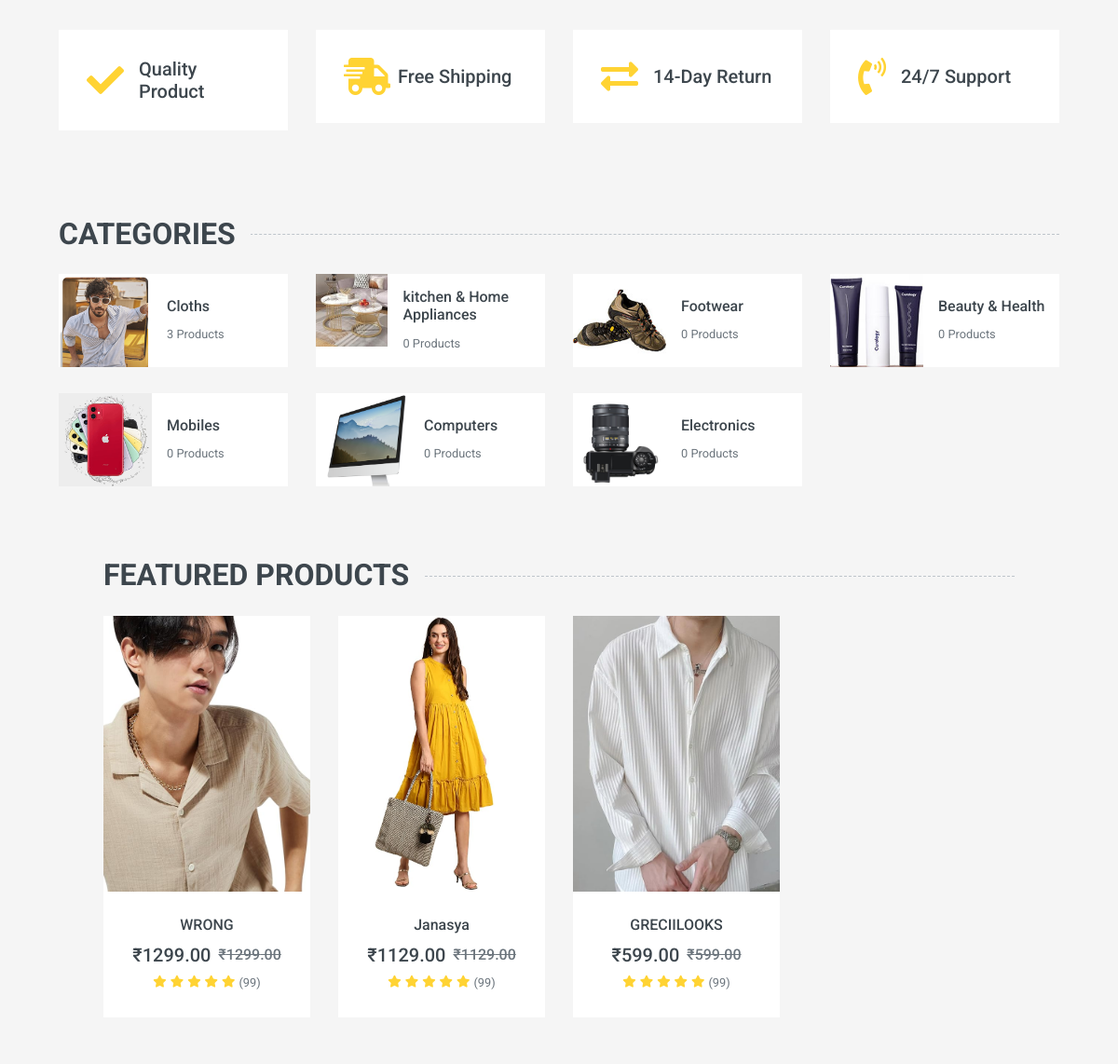
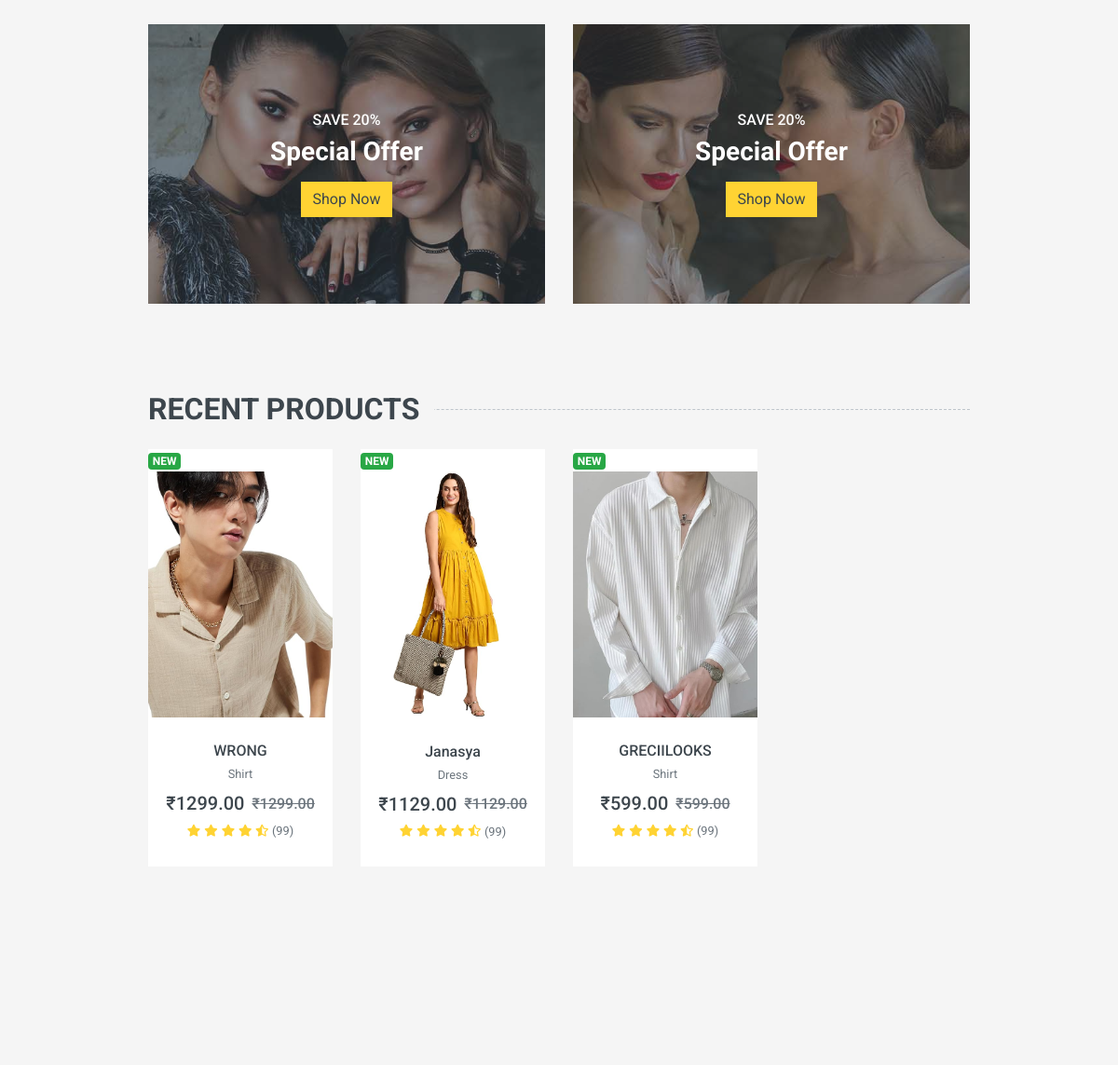
The app's page / (signed in, middle part), older data (2 pictures, top to bottom).
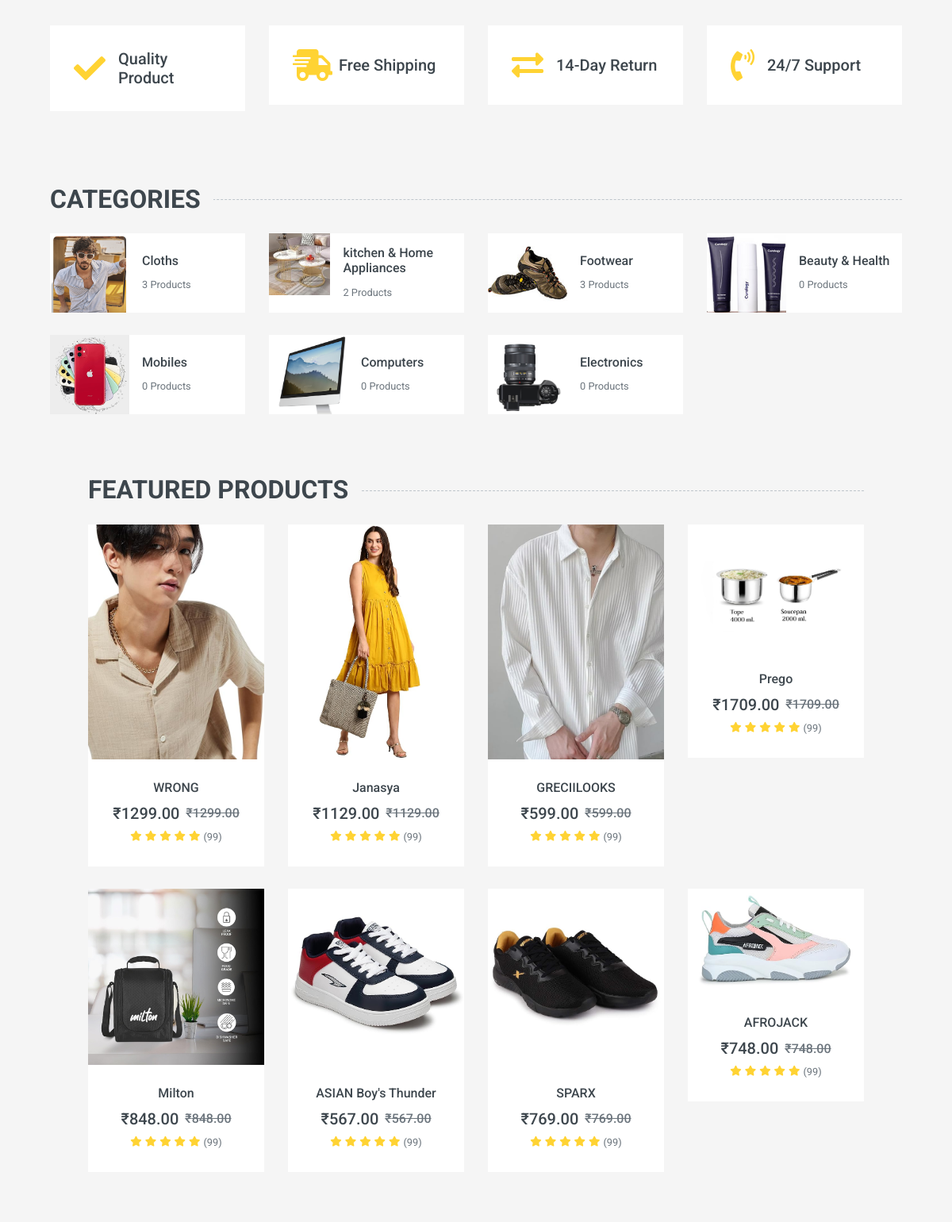
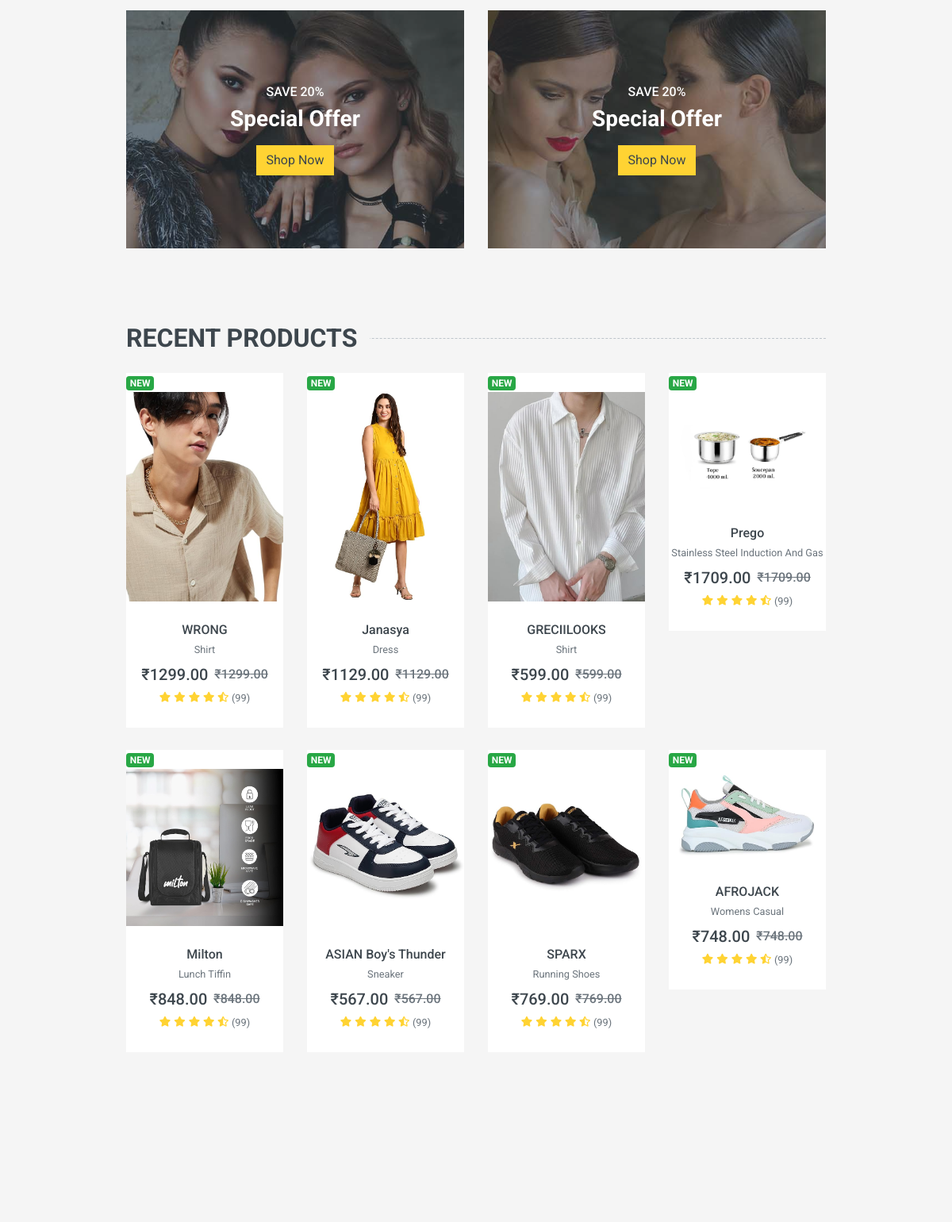
The same page, newer data (2 pictures, top to bottom).
### project/models.py (models this page shows, shortened)
class Category(BaseModole):
    category_name = models.CharField(max_length=100, unique=True)
    slugField = AutoSlugField(populate_from='category_name' ,unique=True, blank=True, null=True)
    category_image = models.ImageField(upload_to='category',blank=True, null=True)
    def __str__(self):
        return self.category_name

class Product(BaseModole):
    product_category = models.ForeignKey(Category, on_delete=models.CASCADE, related_name="product_cat", blank=True, null=True)
    product_subcategory = models.ForeignKey(SubCategory, on_delete=models.CASCADE, related_name='products', blank=True, null=True)
    product_name = models.CharField(max_length=100)
    slugField = AutoSlugField(populate_from='get_slug_source', unique=True, blank=True, null=True)
    product_Brand = models.CharField(max_length=100,blank=True, null=True)
    product_artical = models.CharField(max_length=100 ,blank=True, null=True)
    product_price = models.IntegerField()
    product_dicount = models.IntegerField( default= 20 )
    product_Size = models.ManyToManyField(Size_variations,blank=True )
    product_color = models.ManyToManyField(color_variations,blank=True,)
    product_decribstion = models.TextField()
    def get_slug_source(self):
        return f"{self.product_name}-{self.product_Brand or ''}-{self.product_artical or ''}"

class ProductImage(BaseModole):
    product = models.ForeignKey(Product, on_delete=models.CASCADE, related_name='product_image')
    image = models.ImageField(upload_to='product', blank=True, null=True)

### Homepage/views.py (the view)
# urls.py: 2. Add a URL to urlpatterns:  path('', views.home, name='home')
def home(request):
    try :
        all_products = list(Product.objects.all())
        if len(all_products) > 8:
            products = random.sample(all_products, 8)
        else:
            products = all_products
        thirty_days_ago = timezone.now() - timedelta(days=30)
        recent_products = Product.objects.filter(create_at__gte=thirty_days_ago)
        recent_products = list(recent_products)
        if len(recent_products) > 8:
            newproducts = random.sample(recent_products, 8)
        else:
            newproducts = recent_products
        category = Category.objects.all()
        categoryheader = Category.objects.all()
        cat_count = Carts.objects.filter(user = request.user).count()
        context = {
            "data":products,
            'category':category,
            'newproduct':newproducts,
            'all_products':all_products,
            'categoryheader':categoryheader,
            'cat_count':cat_count,
        }
        return render(request , 'home/index.html', context)
    except Exception:
        return render(request , 'base/404.html')

### templates/home/index.html (shortened to what the changed rows need)
{% extends "base/base.html"%}
{% load static %}
{%  block start %}
    <div class="container-fluid pt-5">
        <div class="row px-xl-5 pb-3">
            <div class="col-lg-3 col-md-6 col-sm-12 pb-1">
                <div class="d-flex align-items-center bg-light mb-4" style="padding: 30px;">
                    <h1 class="fa fa-check text-primary m-0 mr-3"></h1>
                </div>
            </div>
            <div class="col-lg-3 col-md-6 col-sm-12 pb-1">
                <div class="d-flex align-items-center bg-light mb-4" style="padding: 30px;">
                    <h1 class="fa fa-shipping-fast text-primary m-0 mr-2"></h1>
                </div>
            </div>
            <div class="col-lg-3 col-md-6 col-sm-12 pb-1">
                <div class="d-flex align-items-center bg-light mb-4" style="padding: 30px;">
                    <h1 class="fas fa-exchange-alt text-primary m-0 mr-3"></h1>
                </div>
            </div>
            <div class="col-lg-3 col-md-6 col-sm-12 pb-1">
                <div class="d-flex align-items-center bg-light mb-4" style="padding: 30px;">
                    <h1 class="fa fa-phone-volume text-primary m-0 mr-3"></h1>
                </div>
            </div>
        </div>
    </div>
    <div class="container-fluid pt-5">
        <h2 class="section-title position-relative text-uppercase mx-xl-5 mb-4"><span class="bg-secondary pr-3">Categories</span></h2>
        <div class="row px-xl-5 pb-3">
            {% for cat in category %}
            <div class="col-lg-3 col-md-4 col-sm-6 pb-1">
                <a class="text-decoration-none" href="{% url 'products' cat.slugField %}">
                    <div class="cat-item d-flex align-items-center mb-4">
                        <div class="overflow-hidden" style="width: 100px; height: 100px;">
                            <img class="img-fluid" src="/media/{{cat.category_image}}" alt="">
                        </div>
                        <div class="flex-fill pl-3">
                            <h6>{{cat}}</h6>
                            <small class="text-body">{{cat.product_cat.count}} Products</small>
                        </div>
                    </div>
                </a>
            </div>
            {% endfor %}
    <div class="container-fluid pt-5 pb-3">
        <h2 class="section-title position-relative text-uppercase mx-xl-5 mb-4"><span class="bg-secondary pr-3">Featured Products</span></h2>
        <div class="row px-xl-5">
            {% for i in data %}
            <div class="col-lg-3 col-md-4 col-sm-6 pb-1">
                <div class="product-item bg-light mb-4">
                    <div class="product-img position-relative overflow-hidden">
                        <img class="img-fluid w-100" src="/media/{{ i.product_image.first.image }}" alt="{{ product.product_name }}">
                        <div class="product-action">
                        </div>
                    </div>
                    <div class="text-center py-4">
                        <a class="h6 text-decoration-none text-truncate" href="{% url 'itemdetails' i.slugField %}">{{i.product_Brand}}</a>
                        <div class="d-flex align-items-center justify-content-center mt-2">
                            <h5>₹{{i.product_price}}.00</h5><h6 class="text-muted ml-2"><del>₹{{i.product_price}}.00</del></h6>
                        </div>
                        <div class="d-flex align-items-center justify-content-center mb-1">
                            <small class="fa fa-star text-primary mr-1"></small>
                            <small class="fa fa-star text-primary mr-1"></small>
                            <small class="fa fa-star text-primary mr-1"></small>
                            <small class="fa fa-star text-primary mr-1"></small>
                            <small class="fa fa-star text-primary mr-1"></small>
                            <small>(99)</small>
                        </div>
                    </div>
                </div>
            </div>
                           {% endfor %}
    <div class="container-fluid pt-5 pb-3">
        <h2 class="section-title position-relative text-uppercase mx-xl-5 mb-4"><span class="bg-secondary pr-3">Recent Products</span></h2>
        <div class="row px-xl-5">
            {% for i in newproduct %}
            <div class="col-lg-3 col-md-4 col-sm-6 pb-1">
                <div class="product-item bg-light mb-4">
                    <div class="product-img position-relative overflow-hidden">
                        <div class="img-wrap">
                            <span class="topbar">
                                <span class="badge badge-success"> NEW </span>
                            </span>
                        <img class="img-fluid w-100" src="/media/{{i.product_image.first.image}}" alt="">
                        </div>
                        <div class="product-action">
                        </div>
                    </div>
                    <div class="text-center py-4">
                        <a class="h6 text-decoration-none text-truncate" href="{% url 'itemdetails' i.slugField %}">{{i.product_Brand}}</a><br>
                        <small>{{i.product_name|title}}</small>
                        <div class="d-flex align-items-center justify-content-center mt-2">
                            <h5>₹{{i.product_price}}.00</h5><h6 class="text-muted ml-2"><del>₹{{i.product_price}}.00</del></h6>
                        </div>
                        <div class="d-flex align-items-center justify-content-center mb-1">
                            <small class="fa fa-star text-primary mr-1"></small>
                            <small class="fa fa-star text-primary mr-1"></small>
                            <small class="fa fa-star text-primary mr-1"></small>
                            <small class="fa fa-star text-primary mr-1"></small>
                            <small class="fa fa-star-half-alt text-primary mr-1"></small>
                            <small>(99)</small>
                        </div>
                    </div>
                </div>
            </div>
            {% endfor %}
        </div>
    </div>
</div>
{% endblock %}

Row changes from the older to the newer data that the page shows:
computed for Category "kitchen & Home Appliances": product_cat.count "0" → "2"
computed for Category "Footwear": product_cat.count "0" → "3"
added Product: product_image.first.image (picture), product_Brand "Prego", product_price "1709", product_name "Stainless Steel Induction And Gas"
added Product: product_image.first.image (picture), product_Brand "Milton", product_price "848", product_name "Lunch Tiffin"
added Product: product_image.first.image (picture), product_Brand "ASIAN Boy's Thunder", product_price "567", product_name "Sneaker"
added Product: product_image.first.image (picture), product_Brand "SPARX", product_price "769", product_name "Running Shoes"
added Product: product_image.first.image (picture), product_Brand "AFROJACK", product_price "748", product_name "Womens Casual"
